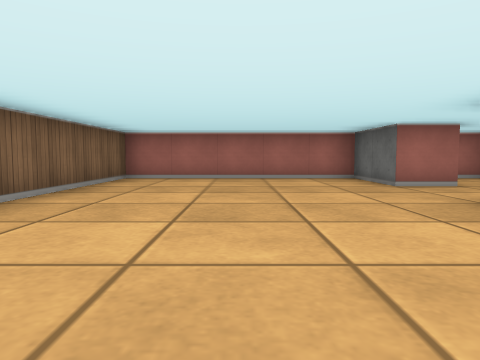
view 1 (above)

23 first-person views from a walk through a cub3D ray-caster map. The camera is about half as high as the walls, tilts 4° down and sees 70° across. The floor is counted in squares. Each view is taken from the middle of a square. On the plan, view 1 faces up. The plan holds only what a view shows up to about 9 squares ahead; the rest is blank.

view 2
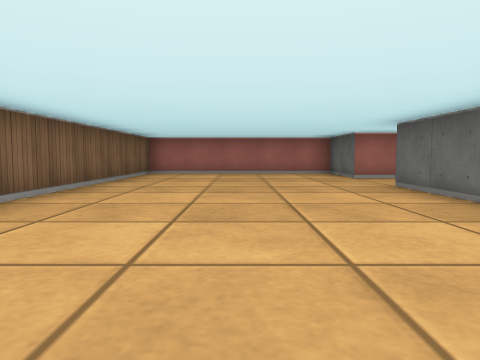

view 3
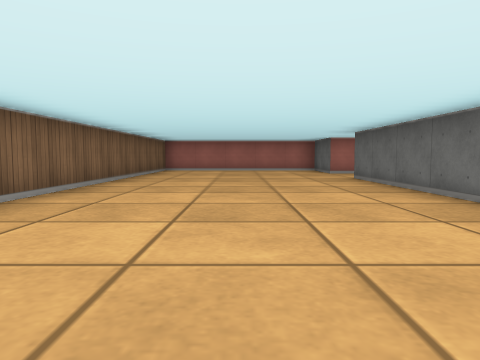

view 4
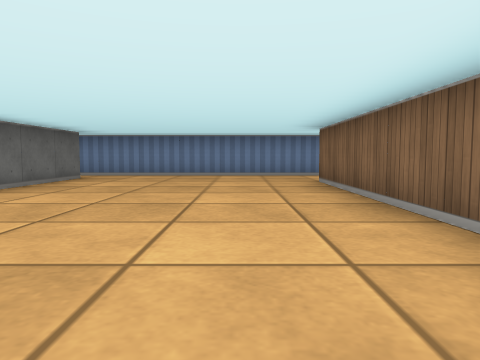

view 5
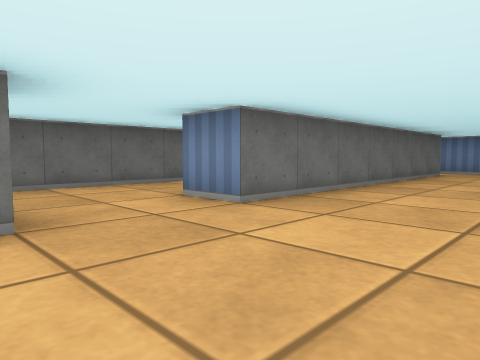

view 6
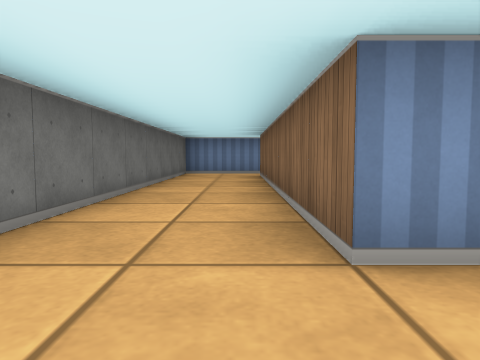

view 7
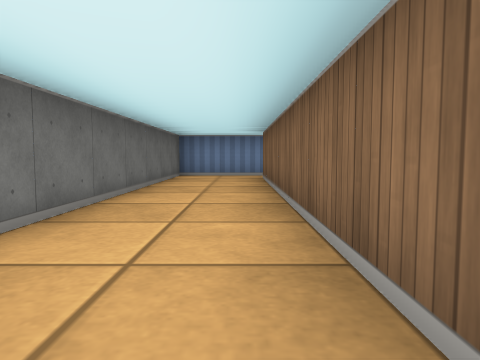

view 8
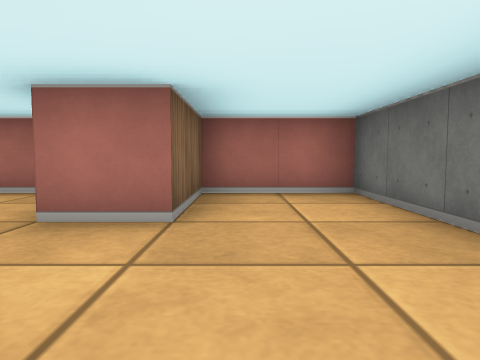

view 9
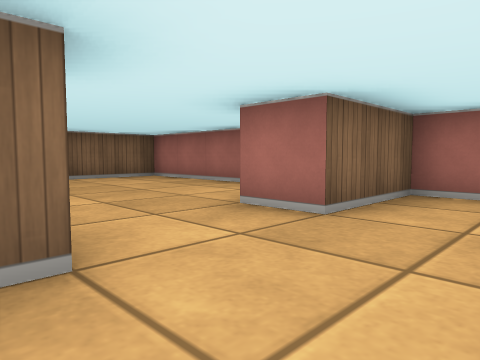

view 10
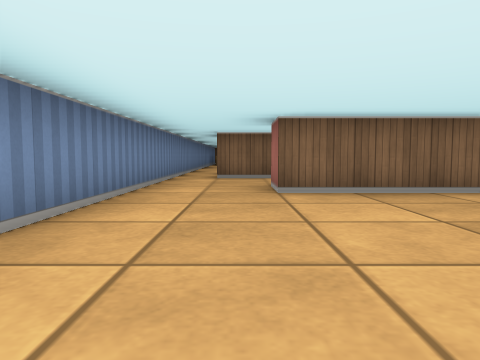

view 11
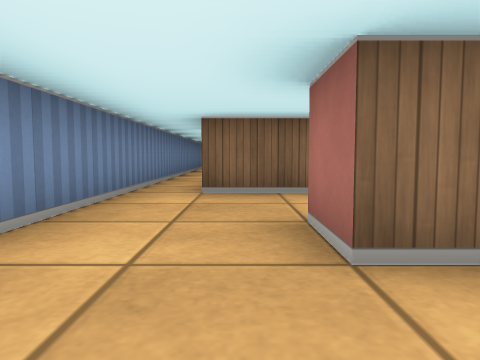

view 12
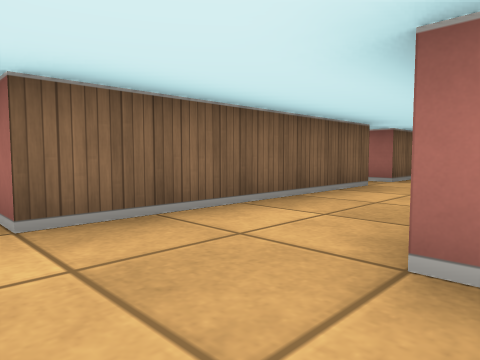

view 13
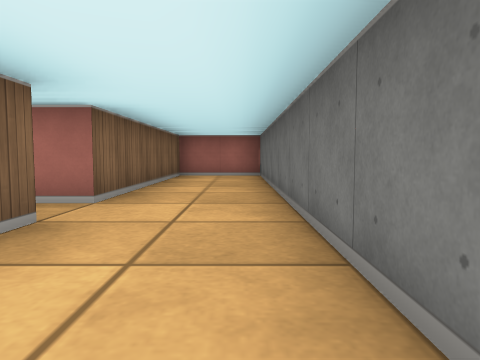

view 14
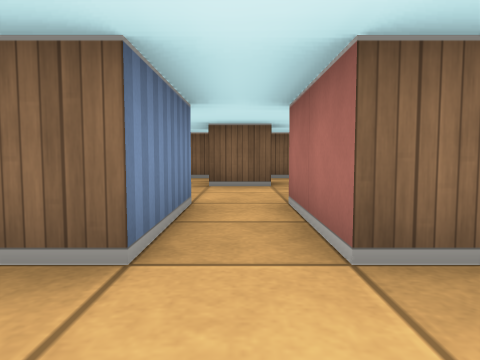

view 15
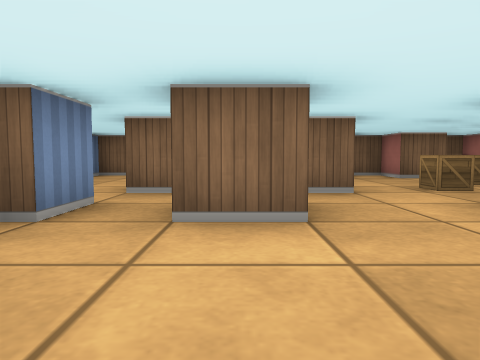

view 16
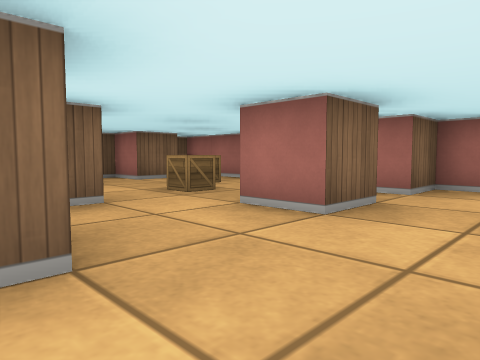

view 17
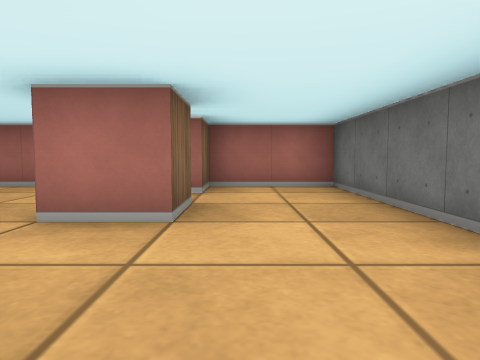

view 18
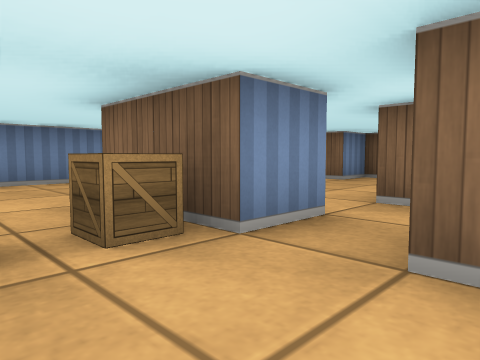

view 19
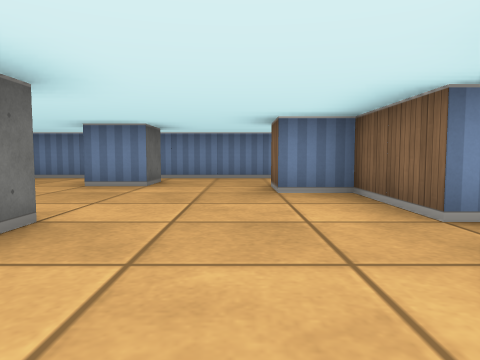

view 20
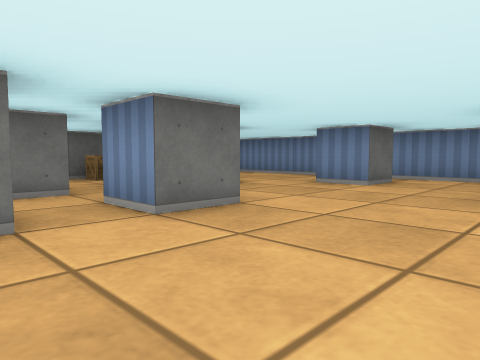

view 21
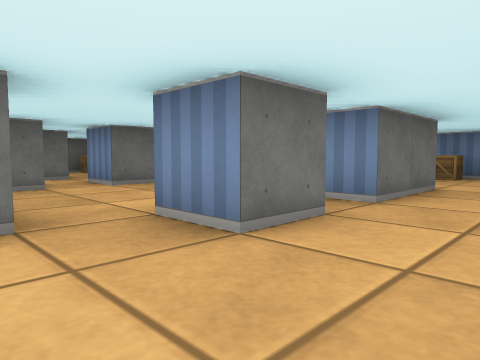

view 22
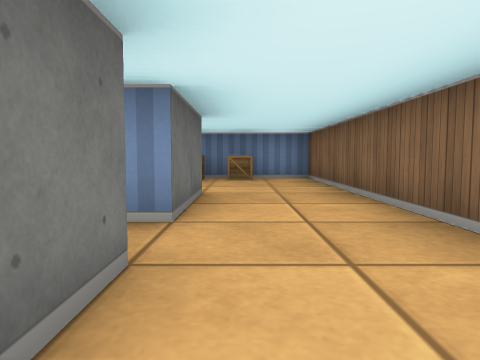

view 23
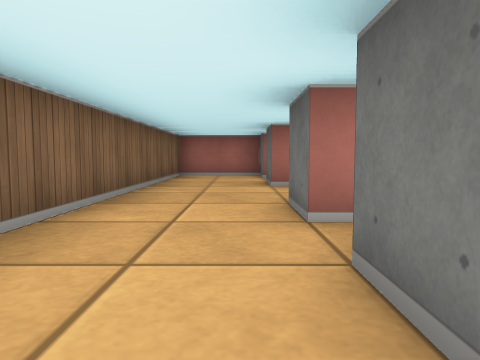

### Floor plan
Ten units are one square. View 1 is at (0, 0); x grows to the right and y downward. Boxes are objects, and circles mark ways between rooms. Rooms are numbered by the first view taken in them; rooms with no view inside come last. Other rooms are left out.
<svg viewBox="-190 -80 250 130">
<path fill="none" stroke="#000" d="M25 -55 25 -75 -25 -75 -25 25M25 35 25 -35M-25 45 25 45M25 -35 35 -35 35 35M25 45 55 45 55 -75 35 -75 35 -55 25 -55M-35 4 -35 -75 -55 -75 -55 -25 -75 -25M-75 -15 -55 -15 -55 35 -60 35M-25 25 -35 25M-75 45 -25 45M-125 -5 -125 -15 -115 -15 -115 -5M-125 -24 -125 -30M-106 -5 -95 -5 -95 15M-105 -14 -105 -21M-115 -36 -115 -26M-165 -14 -165 -25 -155 -25M-95 -26 -95 -15M-165 15 -165 -5 -155 -5 -155 15 -145 15 -145 25M-125 35 -125 25 -115 25M-165 -45 -165 -54M-155 -55 -155 -48M-75 2 -75 -5M-95 -56 -95 -45 -105 -45M-145 -66 -145 -55M-75 -40 -75 -75 -95 -75 -95 -65 -100 -65M-122 -75 -155 -75 -155 -71M-165 -66 -165 -75 -185 -75 -185 45 -75 45"/>
<rect x="-175" y="35" width="10" height="10" fill="#bbb"><title>crate</title></rect>
<rect x="-165" y="35" width="10" height="10" fill="#bbb"><title>crate</title></rect>
<rect x="-135" y="-65" width="10" height="10" fill="#bbb"><title>crate</title></rect>
<rect x="-125" y="-55" width="10" height="10" fill="#bbb"><title>crate</title></rect>
<rect x="-95" y="-5" width="10" height="10" fill="#bbb"><title>crate</title></rect>
<rect x="-85" y="-5" width="10" height="10" fill="#bbb"><title>crate</title></rect>
<circle cx="30" cy="-45" r="3" fill="#2a7"/>
<circle cx="30" cy="40" r="3" fill="#2a7"/>
<circle cx="-30" cy="35" r="3" fill="#2a7"/>
<circle cx="-65" cy="-20" r="3" fill="#2a7"/>
<circle cx="-65" cy="40" r="3" fill="#2a7"/>
<text x="0" y="-20">1</text>
<text x="40" y="-20">2</text>
<text x="-50" y="-10">3</text>
<text x="-130" y="-10">4</text>
</svg>
Room 1 opens to room 2. Room 1 opens to room 3. Room 3 opens to room 4.

Where each view was taken, in squares from view 1:
view 1: 0 up, 0 right, facing up
view 2: 2 down, 0 right, facing up
view 3: 4 down, 0 right, facing up
view 4: 4 up, 1 left, facing down
view 5: 6 up, 0 right, facing down-right
view 6: 5 up, 4 right, facing down
view 7: 4 up, 4 right, facing down
view 8: 3 up, 4 right, facing up
view 9: 3 up, 5 right, facing up-left
view 10: 3 down, 2 right, facing left
view 11: 3 down, 1 left, facing left
view 12: 4 down, 3 left, facing up-left
view 13: 1 down, 4 left, facing up
view 14: 2 up, 4 left, facing left
view 15: 2 up, 7 left, facing left
view 16: 2 up, 8 left, facing up-left
view 17: 2 up, 9 left, facing up
view 18: 2 up, 8 left, facing down-left
view 19: 3 up, 14 left, facing down
view 20: 3 up, 15 left, facing down-right
view 21: 4 up, 18 left, facing down-right
view 22: 3 up, 17 left, facing down
view 23: 1 down, 17 left, facing up
